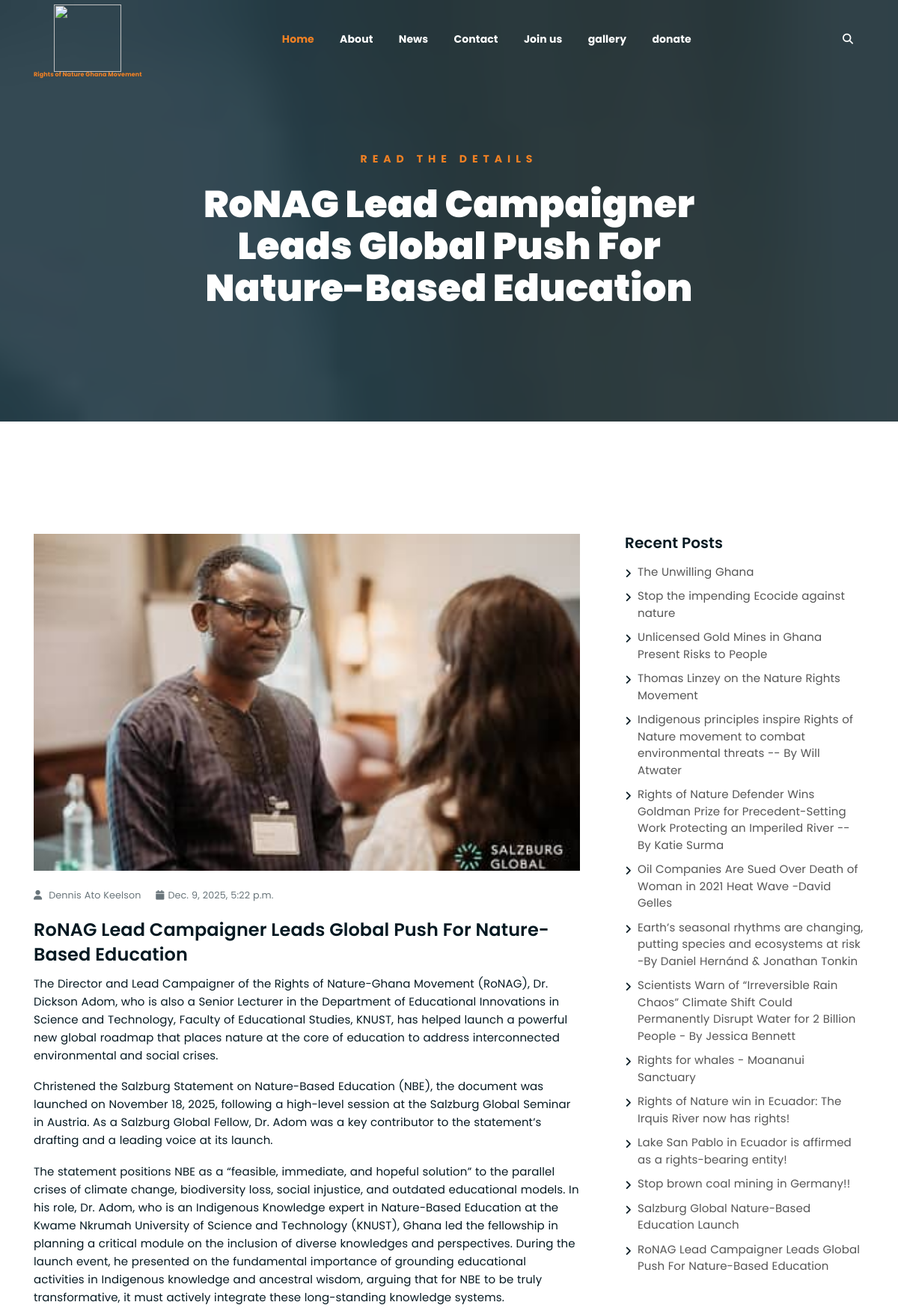
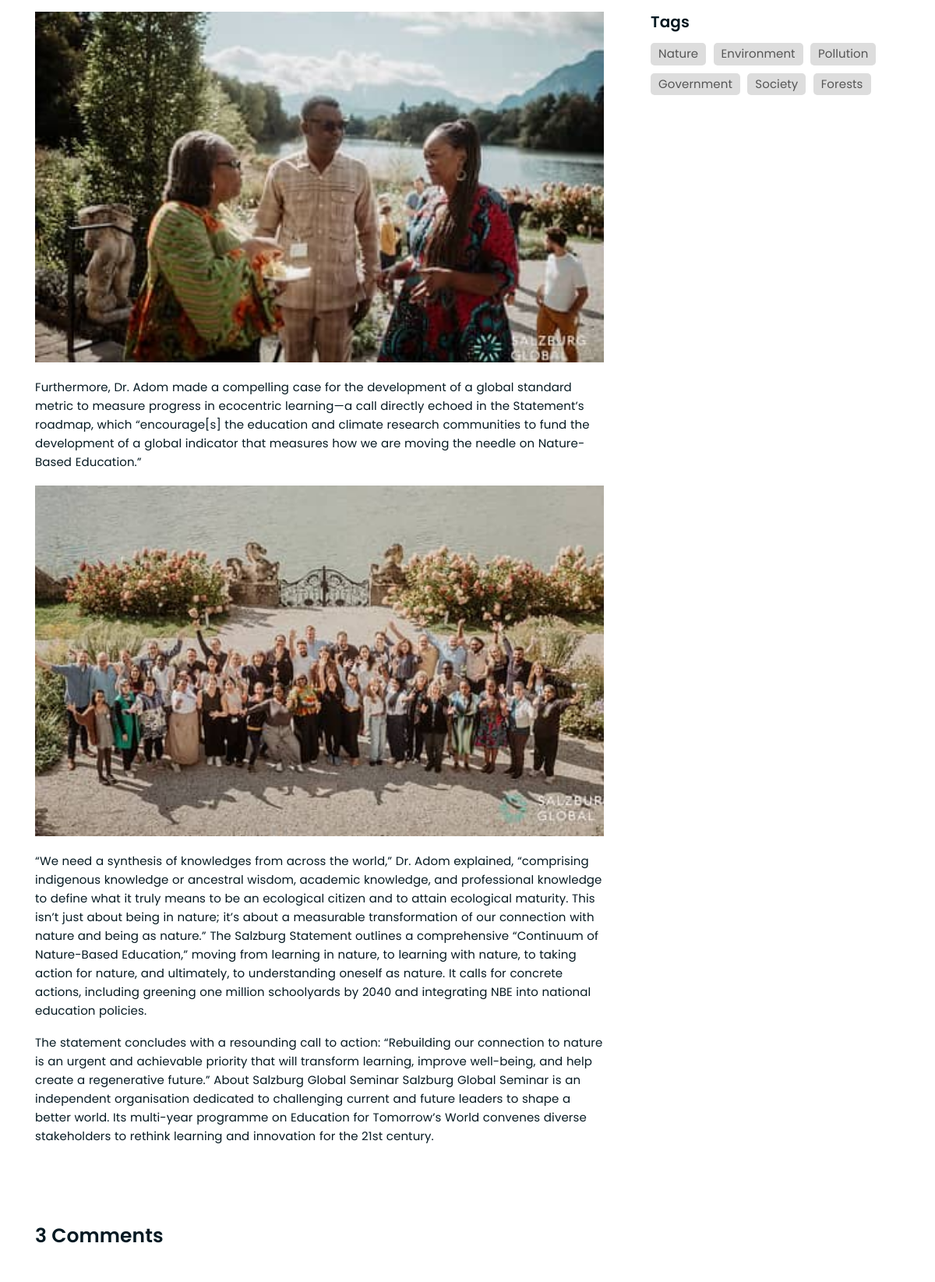
The page /singleNews/14 (upper part) on the database its author committed (2 pictures, top to bottom).
### ronagapp/models.py (models this page shows, shortened)
class Post(models.Model):
    title = models.CharField(max_length = 150)
    author = models.TextField(null=True, blank=True)
    paragraph1 = models.TextField(null=True, blank=True)
    paragraph2 = models.TextField(max_length = 100000, null=True, blank=True)
    paragraph3 = models.TextField(max_length = 100000, null=True, blank=True)
    paragraph4 = models.TextField(max_length = 100000, null=True, blank=True)
    paragraph5 = models.TextField(max_length = 100000, null=True, blank=True)
    paragraph6 = models.TextField(max_length = 100000, null=True, blank=True)
    image1 = models.ImageField(null=True, blank=True, upload_to="posts/")
    image2 = models.ImageField(null=True, blank=True, upload_to="posts/")
    image3 = models.ImageField(null=True, blank=True, upload_to="posts/")
    date = models.DateTimeField(_("Date"), auto_now=True)

### ronagapp/views.py (the view)
# urls.py: path("singleNews/<int:post_id>", views.singleNews, name="singleNews")
def singleNews(request, post_id):
    post = get_object_or_404(Post, pk=post_id)
    context = {"post": post, "posts": posts}
    return render(request, 'singleNews.html', context)

### templates/singleNews.html (shortened to what this page needs)
{% extends 'main.html' %}
{% load static %}
{% block content %}
	{% if post.image1 %}
		<div style="background-image: url('{{ post.image1.url }}'), url('{% static 'media/posts/{{post.image1.url}}.jpg' %}');" class="breadcrumb-section breadcrumb-bg">
	{% endif %}
		<div class="container">
			<div class="row">
				<div class="col-lg-8 offset-lg-2 text-center">
					<div class="breadcrumb-text">
						<p>Read the Details</p>
						<h1>{{post.title}}</h1>
					</div>
				</div>
			</div>
		</div>
	</div>
	<div class="mt-150 mb-150">
		<div class="container">
			<div class="row">
				<div class="col-lg-8">
					<div class="single-article-section">
						<div class="single-article-text">
							{% if post.image1 %}
							<div class="single-artcile-bg">
								<img style="height: 100%; width: 100%; object-fit: cover; object-position: center;" src="{{post.image1.url}}" alt="">
							</div>
							{% else %}
							<p></p>
							{% endif %}
							<p class="blog-meta">
								{% if post.author %}
								<span class="author"><i class="fas fa-user"></i> {{post.author}}</span>
								{% else %}
								<span class="author"><i class="fas fa-user"></i> Admin</span>
								{% endif %}
								<span class="date"><i class="fas fa-calendar"></i>{{post.date}}</span>
							</p>
							<h2>{{post.title}}</h2>
							{% if post.paragraph1 %}
								<p>{{post.paragraph1}}</p>
							{% endif %}
							{% if post.paragraph2 %}
								<p>{{post.paragraph2}}</p>
							{% endif %}
							{% if post.paragraph3 %}
								<p>{{post.paragraph3}}</p>
							{% endif %}
							{% if post.image2 %}
							<div class="single-artcile-bg">
								<img style="height: 100%; width: 100%; object-fit: cover; object-position: center;" src="{{post.image2.url}}" alt="">
							</div>
							{% endif %}
							{% if post.paragraph4 %}
								<p>{{post.paragraph4}}</p>
							{% endif %}
							{% if post.image3 %}
							<div class="single-artcile-bg">
								<img style="height: 100%; width: 100%; object-fit: cover; object-position: center;" src="{{post.image3.url}}" alt="">
							</div>
							{% endif %}
							{% if post.paragraph5 %}
								<p>{{post.paragraph5}}</p>
							{% endif %}
							{% if post.paragraph6 %}
								<p>{{post.paragraph6}}</p>
							{% endif %}
						</div>
						<div class="comments-list-wrap">
							<h3 class="comment-count-title">3 Comments</h3>
						</div>
					</div>
				</div>
				<div class="col-lg-4">
					<div class="sidebar-section">
						<div class="recent-posts">
							<h4>Recent Posts</h4>
							<ul>
								<li><a href="{% url 'article2' %}">The Unwilling Ghana</a></li>
								<li><a href="{% url 'article' %}">Stop the impending Ecocide against nature</a></li>
								{% for poster in posts %}
								<li><a href="{% url 'singleNews' poster.id %}">{{poster.title}}</a></li>
								{% endfor %}
							</ul>
						</div>
						<div class="tag-section">
							<h4>Tags</h4>
							<ul>
								<li><a href="{% url 'news' %}">Nature</a></li>
								<li><a href="{% url 'news' %}">Environment</a></li>
								<li><a href="{% url 'news' %}">Pollution</a></li>
								<li><a href="{% url 'news' %}">Government</a></li>
								<li><a href="{% url 'news' %}">Society</a></li>
								<li><a href="{% url 'news' %}">Forests</a></li>
							</ul>
						</div>
					</div>
				</div>
			</div>
		</div>
	</div>
{% endblock content %}

### static/assets/css/main.css (style rules this page uses)
* { font-family: "Poppins"; }
html { font-size: 14px; font-weight: 400; line-height: 28px; height: 100%; }
body { font-weight: 400; font-size: 1rem; letter-spacing: 0.1px; line-height: 1.8; color: #051922; overflow-x: hidden; }
body img { max-width: 100%; }
a { cursor: pointer; text-decoration: none; -webkit-transition: all 0.2s ease-in-out; -o-transition: all 0.2s ease-in-out; transition: all 0.2s ease-in-out; }
h1, .h1, h2, .h2, h3, .h3, h4, .h4, h5, .h5, h6, .h6 { font-family: "Poppins", sans-serif; font-weight: 700; margin: 0 0 1.25rem 0; color: #051922; }
h1:last-child, .h1:last-child, h2:last-child, .h2:last-child, h3:last-child, .h3:last-child, h4:last-child, .h4:last-child, h5:last-child, .h5:last-child, h6:last-child, .h6:last-child { margin: 0; }
h1, .h1 { font-size: 4rem; font-weight: 700; line-height: 4rem; }
h2, .h2 { font-size: 3rem; font-weight: 700; line-height: 3.25rem; }
h3, .h3 { font-size: 2rem; font-weight: 700; line-height: 2.25rem; }
h4, .h4 { font-size: 1.5rem; font-weight: 700; line-height: 1.75rem; }
p { font-weight: 400; font-size: 1rem; letter-spacing: 0.1px; line-height: 1.8; color: #051922; margin: 0 0 1.25rem 0; }
p:last-child { margin: 0; }
.mt-150 { margin-top: 150px; }
.mb-150 { margin-bottom: 150px; }
.breadcrumb-text p { color: #F28123; font-weight: 700; text-transform: uppercase; letter-spacing: 7px; }
.breadcrumb-text h1 { font-size: 50px; font-weight: 900; color: #fff; margin: 0; margin-top: 20px; }
.breadcrumb-section { padding: 150px 0; background-size: cover; background-position: center center; position: relative; z-index: 1; background-attachment: fixed; padding-top: 200px; }
.breadcrumb-section:after { position: absolute; left: 0; top: 0; width: 100%; height: 100%; content: ""; background-color: #07212e; z-index: -1; opacity: 0.8; }
.recent-posts ul li { -webkit-transition: 0.3s; -o-transition: 0.3s; transition: 0.3s; }
.sidebar-section ul li a { -webkit-transition: 0.3s; -o-transition: 0.3s; transition: 0.3s; }
html, body { height: 100%; }
p.blog-meta span { margin-right: 15px; opacity: 0.6; color: #051922; font-size: 0.85em; }
p.blog-meta span:last-child { margin-right: 0; }
p.blog-meta span i { margin-right: 5px; }
.single-artcile-bg { height: 450px; }
.single-artcile-bg { background-size: cover; background-position: center; border-radius: 5px; margin-bottom: 20px; }
.single-article-text h2 { font-size: 24px; font-weight: 600; line-height: 1.4; margin-bottom: 10px; }
.single-article-text p { font-size: 15px; line-height: 1.6; color: #051922; }
.comments-list-wrap { margin: 100px 0; }
.comments-list-wrap h3 { font-size: 25px; font-weight: 600; margin-bottom: 50px; }
.sidebar-section { margin-left: 30px; }
.sidebar-section h4 { font-size: 20px; font-weight: 600; margin-bottom: 15px; }
.sidebar-section ul { margin: 0; padding: 0; list-style: none; }
.sidebar-section ul li { line-height: 1.5; }
.sidebar-section ul li a { color: #555; font-size: 15px; }
.sidebar-section>div { margin-bottom: 60px; }
.sidebar-section>div:last-child { margin-bottom: 0; }
.recent-posts ul li, .archive-posts ul li { position: relative; padding-left: 17px; margin-bottom: 10px; }
.recent-posts ul li:before, .archive-posts ul li:before { position: absolute; left: 0; top: 2px; content: "\f105"; font-family: "Font Awesome 5 Free"; font-weight: 900; }
.tag-section ul li { display: inline-block; }
.tag-section ul li a { background-color: #ddd; padding: 3px 10px; display: block; border-radius: 5px; margin-bottom: 10px; margin-right: 5px; }

### rows shown on the page
Post: image1 (picture), title "RoNAG Lead Campaigner Leads Global Push For Nature-Based Education", author "Dennis Ato Keelson", date "Dec. 9, 2025, 5:22 p.m.", paragraph1 "The Director and Lead Campaigner of the Rights of Nature-Ghana Movement (RoNAG), Dr. Dickson Adom, who is also a Senior Lecturer in the Department of Educational Innovations in Science and Technology, Faculty of Educational Studies, KNUST, has helped launch a powerful new global roadmap that places nature at the core of education to address interconnected environmental and social crises.", paragraph2 "Christened the Salzburg Statement on Nature-Based Education (NBE), the document was launched on November 18, 2025, following a high-level session at the Salzburg Global Seminar in Austria. As a Salzburg Global Fellow, Dr. Adom was a key contributor to the statement’s drafting and a leading voice at its launch.", paragraph3 "The statement positions NBE as a “feasible, immediate, and hopeful solution” to the parallel crises of climate change, biodiversity loss, social injustice, and outdated educational models. In his role, Dr. Adom, who is an Indigenous Knowledge expert in Nature-Based Education at the Kwame Nkrumah University of Science and Technology (KNUST), Ghana led the fellowship in planning a critical module on the inclusion of diverse knowledges and perspectives. During the launch event, he presented on the fundamental importance of grounding educational activities in Indigenous knowledge and ancestral wisdom, arguing that for NBE to be truly transformative, it must actively integrate these…", image2 (picture), paragraph4 "Furthermore, Dr. Adom made a compelling case for the development of a global standard metric to measure progress in ecocentric learning—a call directly echoed in the Statement’s roadmap, which “encourage[s] the education and climate research communities to fund the development of a global indicator that measures how we are moving the needle on Nature-Based Education.”", image3 (picture), paragraph5 "“We need a synthesis of knowledges from across the world,” Dr. Adom explained, “comprising indigenous knowledge or ancestral wisdom, academic knowledge, and professional knowledge to define what it truly means to be an ecological citizen and to attain ecological maturity. This isn’t just about being in nature; it’s about a measurable transformation of our connection with nature and being as nature.” The Salzburg Statement outlines a comprehensive “Continuum of Nature-Based Education,” moving from learning in nature, to learning with nature, to taking action for nature, and ultimately, to understanding oneself as nature. It calls for concrete actions, including greening one million…", paragraph6 "The statement concludes with a resounding call to action: “Rebuilding our connection to nature is an urgent and achievable priority that will transform learning, improve well-being, and help create a regenerative future.” About Salzburg Global Seminar Salzburg Global Seminar is an independent organisation dedicated to challenging current and future leaders to shape a better world. Its multi-year programme on Education for Tomorrow’s World convenes diverse stakeholders to rethink learning and innovation for the 21st century."
Post: title "Unlicensed Gold Mines in Ghana Present Risks to People"
Post: title "Thomas Linzey on the Nature Rights Movement"
Post: title "Indigenous principles inspire Rights of Nature movement to combat environmental threats -- By Will Atwater"
Post: title "Rights of Nature Defender Wins Goldman Prize for Precedent-Setting Work Protecting an Imperiled River -- By Katie Surma"
Post: title "Oil Companies Are Sued Over Death of Woman in 2021 Heat Wave -David Gelles"
Post: title "Earth’s seasonal rhythms are changing, putting species and ecosystems at risk -By Daniel Hernánd & Jonathan Tonkin"
Post: title "Scientists Warn of “Irreversible Rain Chaos” Climate Shift Could Permanently Disrupt Water for 2 Billion People - By Jessica Bennett"
Post: title "Rights for whales - Moananui Sanctuary"
Post: title "Rights of Nature win in Ecuador: The Irquis River now has rights!"
Post: title "Lake San Pablo in Ecuador is affirmed as a rights-bearing entity!"
Post: title "Stop brown coal mining in Germany!!"
Post: title "Salzburg Global Nature-Based Education Launch"
